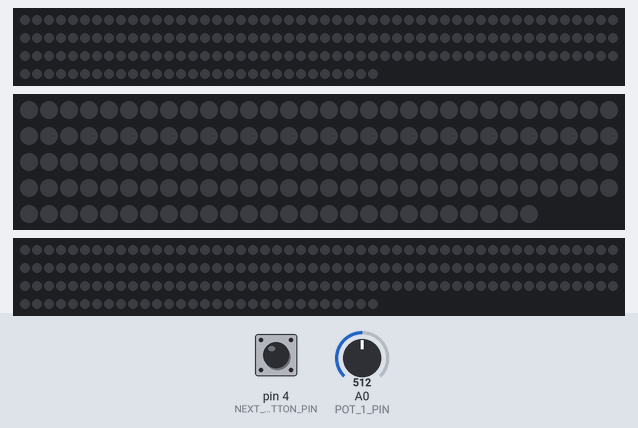
Simulated run of this sketch. Board: Arduino Uno, built with avr-gcc and run on an emulated ATmega328P. On the bench: 2 × 180 RGB LEDs in strip order, left to right, continuing on the next row, 146 RGB LEDs in strip order, left to right, continuing on the next row. Inputs (shaded band) come from the test bench; at power-on: pin 4 (NEXT_BUTTON_PIN) HIGH, A0 (POT_1_PIN) = 512. Dim RGB values are drawn brighter than linear; random numbers use the default seed unless the sketch sets one.

Above: at 1.2 s.
1.3 s: pin 4 (NEXT_BUTTON_PIN) pulled LOW for 0.15 s
At 2.7 s:
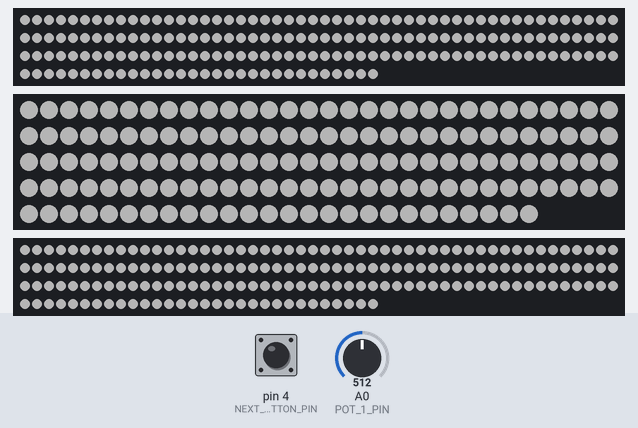
3.0 s: A0 (POT_1_PIN) set to 716
4.9 s: A0 (POT_1_PIN) set to 900
6.8 s: A0 (POT_1_PIN) set to 0
At 8.4 s:
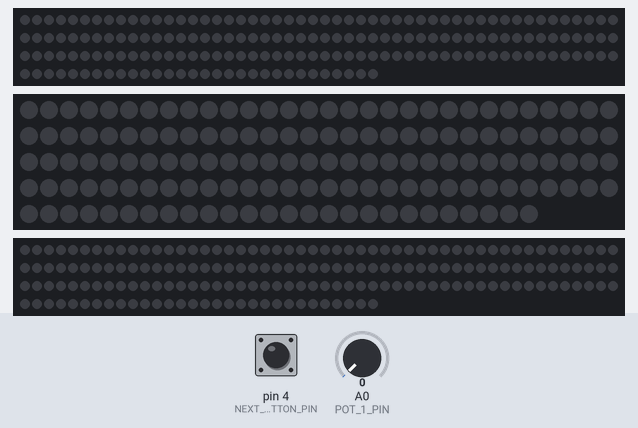
8.7 s: A0 (POT_1_PIN) set to 511
At 9.4 s:
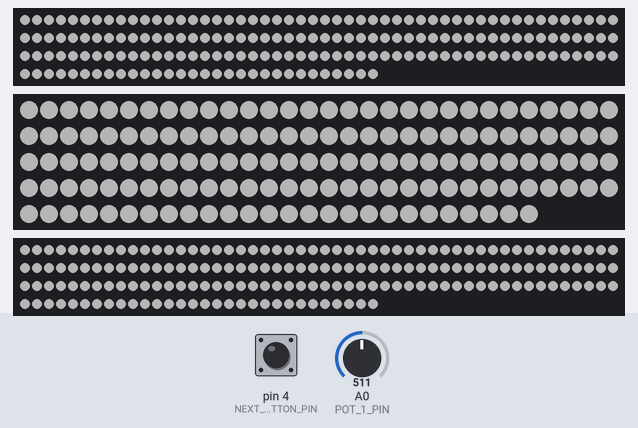
10.5 s: pin 4 (NEXT_BUTTON_PIN) pulsed LOW 2 times (0.12 s each, 0.3 s apart)
At 11.23 s:
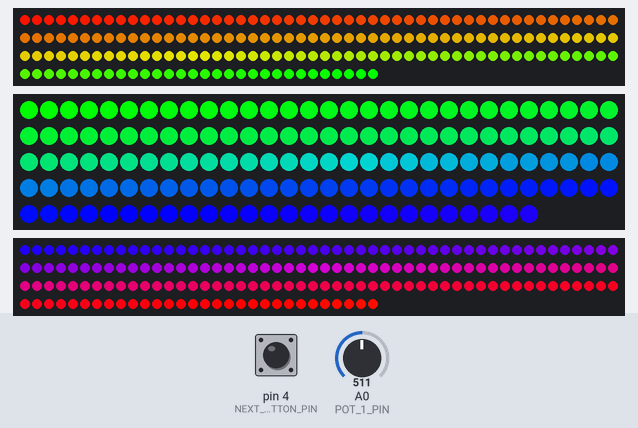
Timing chart, 0 to 13.5 s (numbered marks = the images above; inputs shaded):
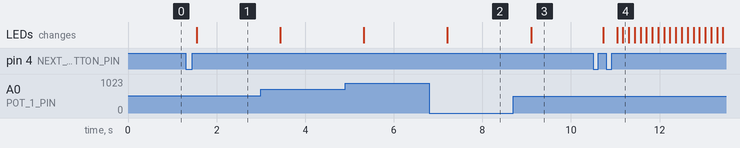

Measured:
- after the input at 1.3 s, the LEDs: change after 0.25 s (image 1)
- after the input at 6.8 s, the LEDs: change after 0.41 s (image 2)
- after the input at 8.7 s, the LEDs: change after 0.40 s (image 3)
- after the input at 10.5 s, the LEDs: first change after 0.23 s (image 4 shows a later state)

The sketch:

nato-lights.ino
```cpp
#include "src/common.h"
#include "src/lights.h"
#include "src/pattern.h"
#include "src/patterns/pattern_colors.h"
#include "src/patterns/pattern_fire.h"
#include "src/patterns/pattern_trains.h"
#include "src/patterns/pattern_white.h"

unsigned long debounce;
CRGB leds[LED_BUFFER_SIZE];
LightsControl Lights;
HardwareControl Hardware;

void show(unsigned char strip, unsigned short offset, unsigned short count) {
  for (signed short i = LED_COUNT - 1; i >= offset + count; i--) {
    leds[i + LED_BUFFER_PADDING] = leds[i];
  }

  for (signed short i = count - 1; i >= 0; i--) {
    for (unsigned char j = 0; j < LED_DUPLICATION; j++) {
      leds[i * LED_DUPLICATION + j + offset] = leds[i + offset];
    }
  }

  FastLED[strip].showLeds();

  for (unsigned short i = 0; i < count; i++) {
    leds[i + offset] = leds[i * LED_DUPLICATION + offset];
  }

  for (unsigned short i = offset + count; i < LED_COUNT; i++) {
    leds[i] = leds[i + LED_BUFFER_PADDING];
  }
}

void setup() {
#ifdef DEBUG
  Serial.begin(9600);
#endif

  FastLED.addLeds<LED_TYPE, LED_PIN_1>(leds, LED_OFFSET_1, LED_COUNT_1 * LED_DUPLICATION);
  FastLED.addLeds<LED_TYPE, LED_PIN_2>(leds, LED_OFFSET_2, LED_COUNT_2 * LED_DUPLICATION);
  FastLED.addLeds<LED_TYPE, LED_PIN_3>(leds, LED_OFFSET_3, LED_COUNT_3 * LED_DUPLICATION);
  Lights = LightsControl();
  Lights.addPattern<PatternWhite>();
  Lights.addPattern<PatternColors>();
  Lights.addPattern<PatternFire>();
  Lights.addPattern<PatternTrains>();
  Hardware = HardwareControl();
}

void loop() {
  Lights.step();
  show(0, LED_OFFSET_1, LED_COUNT_1);
  show(1, LED_OFFSET_2, LED_COUNT_2);
  show(2, LED_OFFSET_3, LED_COUNT_3);
  delay(1);

  if (Hardware.getNextButtonPressed()) {
    Lights.nextPattern();
  }
}
```

common.h
```cpp
#include <FastLED.h>

#include "hardware.h"
#include "../config.h"

#define LED_COUNT_MAX (LED_COUNT_1 >= LED_COUNT_2 && LED_COUNT >= LED_COUNT_3 ? LED_COUNT_1 : LED_COUNT_2 >= LED_COUNT_3 ? LED_COUNT_2 : LED_COUNT_3)
#define LED_COUNT (LED_COUNT_1 + LED_COUNT_2 + LED_COUNT_3)
#define LED_BUFFER_PADDING (LED_COUNT_MAX * (LED_DUPLICATION - 1))
#define LED_BUFFER_SIZE (LED_COUNT + LED_BUFFER_PADDING)
#define LED_OFFSET_1 0
#define LED_OFFSET_2 (LED_OFFSET_1 + LED_COUNT_1)
#define LED_OFFSET_3 (LED_OFFSET_2 + LED_COUNT_2)

extern CRGB leds[LED_BUFFER_SIZE];
extern HardwareControl Hardware;
```

hardware.cpp
```cpp
#include "common.h"

HardwareControl::HardwareControl() {
  debounce = 0;
  nextButtonState = HIGH;
  nextButtonStateDebounced = HIGH;
  pinMode(NEXT_BUTTON_PIN, INPUT);
}

bool HardwareControl::getNextButtonPressed() {
  unsigned char next_button_read = digitalRead(NEXT_BUTTON_PIN);
  bool pressed = false;

  if (next_button_read != nextButtonState) {
#ifdef DEBUG
    Serial.print(F("[Hardware] Button state: "));
    Serial.println(next_button_read);
#endif

    nextButtonState = next_button_read;
    debounce = millis();
  }

  if (millis() - debounce >= BUTTON_DEBOUNCE) {
    if (next_button_read != nextButtonStateDebounced) {
      nextButtonStateDebounced = next_button_read;

      if (nextButtonStateDebounced == HIGH) {
        pressed = true;
      }
    }
  }

  return pressed;
}

unsigned short HardwareControl::getPot1Value() {
  unsigned short value = analogRead(POT_1_PIN);

#ifdef DEBUG
  Serial.print(F("[Hardware] Potentiometer 1 value: "));
  Serial.println(value);
#endif

  return value;
}

unsigned short HardwareControl::getPot2Value() {
  unsigned short value = analogRead(POT_2_PIN);

#ifdef DEBUG
  Serial.print(F("[Hardware] Potentiometer 2 value: "));
  Serial.println(value);
#endif

  return value;
}
```

hardware.h
```cpp
#include "pattern.h"

class HardwareControl {
 public:
  HardwareControl();
  bool getNextButtonPressed();
  unsigned short getPot1Value();
  unsigned short getPot2Value();
 private:
  unsigned char nextButtonState;
  unsigned char nextButtonStateDebounced;
  unsigned long debounce;
};
```

lights.cpp
```cpp
#include "lights.h"

#include "common.h"

LightsControl::LightsControl() {
  patternFactory = NULL;
  pattern = NULL;
  steps = 0;
}

void LightsControl::nextPattern() {
  if (patternFactory) {
    if (!pattern) {
      on();
    } else {
      patternFactory = patternFactory->next;

#ifdef DEBUG
      Serial.print(F("[Lights] Next pattern: "));
      Serial.println((int)patternFactory);
#endif

      off();
    }
  }
}

void LightsControl::off() {
#ifdef DEBUG
  Serial.println(F("[Lights] Turning off."));
#endif

  delete pattern;
  pattern = NULL;
  steps = 0;

  for (unsigned short i = 0; i < LED_COUNT; i++) {
    leds[i] = CRGB::Black;
  }
}

void LightsControl::on() {
#ifdef DEBUG
  Serial.println(F("[Lights] Turning on."));
#endif

  pattern = patternFactory->getInstance();
  pattern->init();
}

void LightsControl::previousPattern() {
  if (patternFactory) {
    if (!pattern) {
      on();
    } else {
      patternFactory = patternFactory->previous;

#ifdef DEBUG
      Serial.print(F("[Lights] Previous pattern: "));
      Serial.println((int)patternFactory);
#endif

      off();
    }
  }
}

void LightsControl::step() {
  if (pattern) {
    if (!steps) {
      steps = pattern->step();
    }

    steps--;
  }
}
```

lights.h
```cpp
#include "pattern.h"

class LightsControl {
 public:
  LightsControl();
  template<class TPattern>
  void addPattern();
  void nextPattern();
  void off();
  void on();
  void previousPattern();
  void step();
 private:
  Pattern *pattern;
  Factory *patternFactory;
  unsigned char steps;
};

template<class TPattern>
void LightsControl::addPattern() {
  Factory *newFactory = (Factory *)new PatternFactory<TPattern>();

  if (!patternFactory) {
    patternFactory = newFactory;
  } else {
    newFactory->previous = patternFactory->previous;
    patternFactory->previous->next = newFactory;
  }

  newFactory->next = patternFactory;
  patternFactory->previous = newFactory;
}
```

pattern.h
```cpp
#pragma once

class Pattern {
 public:
  virtual void init() {}
  virtual unsigned char step() {}
  virtual ~Pattern() {}
};

class Factory {
 public:
  virtual Pattern *getInstance() = 0;
  Factory *next;
  Factory *previous;
};

template<class TPattern>
class PatternFactory : Factory {
  Pattern *getInstance();
  Factory *next;
  Factory *previous;
};

template<class TPattern>
Pattern *PatternFactory<TPattern>::getInstance() {
  return new TPattern();
}
```

pattern_colors.cpp
```cpp
#include "pattern_colors.h"

#include "../common.h"

void PatternColors::init() {
  offset = 0;
}

unsigned char PatternColors::step() {
  for (unsigned short i = 0; i < LED_COUNT; i++) {
    leds[i] = CHSV(map(i + offset, 0, LED_COUNT, 0, 255), 255, 255);
  }

  offset += map(Hardware.getPot1Value(), 0, POT_1_MAX, 0, COLORS_SPEED_MAX);

  if (offset >= LED_COUNT) {
    offset -= LED_COUNT;
  }

  return 5;
}
```

pattern_colors.h
```cpp
#include "../pattern.h"

#define COLORS_SPEED_MAX (LED_COUNT / 16)

class PatternColors : public Pattern {
 public:
  void init();
  unsigned char step();
 private:
  unsigned short offset;
};
```

pattern_fire.cpp
```cpp
#include "pattern_fire.h"

#include "../common.h"

void PatternFire::init() {
  for (unsigned short i = 0; i < LED_COUNT; i++) {
    leds[i].r = random8(FIRE_SCALE_MIN * 2, FIRE_SCALE_MAX * 2);
    leds[i].g = (leds[i].r - FIRE_G_R_OFFSET) / 2;
    leds[i].b = 0;
  }
}

unsigned char PatternFire::step() {
  unsigned char scale = map(Hardware.getPot1Value(), 0, POT_1_MAX, 0, random8(FIRE_SCALE_MIN, FIRE_SCALE_MAX));

  for (unsigned short i = 0; i < LED_COUNT; i++) {
    unsigned short j = random8(2) ? LED_COUNT - i - 1 : i;
    leds[j].r = qadd8((leds[(j - 2 + LED_COUNT) % LED_COUNT].r + leds[(j - 1 + LED_COUNT) % LED_COUNT].r * 2 + leds[j].r + leds[(j + 1) % LED_COUNT].r * 2 + leds[(j + 2) % LED_COUNT].r) * 4 / 29, scale / FIRE_SCALE_MIN);

    if (!random8(FIRE_SPAWN_FREQUENCY)) {
      leds[j].r = qadd8(leds[j].r, scale);
    }

    leds[j].g = qsub8(leds[j].r, FIRE_G_R_OFFSET) / 2;
  }

  return 5;
}
```

pattern_fire.h
```cpp
#include "../pattern.h"

#define FIRE_G_R_OFFSET 48
#define FIRE_SCALE_MIN 64
#define FIRE_SCALE_MAX 128
#define FIRE_SPAWN_FREQUENCY 128

class PatternFire : public Pattern {
 public:
  void init();
  unsigned char step();
};
```

pattern_trains.cpp
```cpp
#include "pattern_trains.h"

#include "../common.h"

void PatternTrains::init() {
  for (unsigned short i = 0; i < TRAINS_COUNT_MAX; i++) {
    trains[i].sign = random8(2);
    trains[i].acceleration = random8(2) ? -2 : 1;
    trains[i].speed = random8(0, TRAINS_SPEED_MAX);
    trains[i].position = map((i & 0b0001) << 3 | (i & 0b0010) << 1 | (i & 0b0100) >> 1 | (i & 0b1000) >> 3, 0, TRAINS_COUNT_MAX + 1, 0, LED_COUNT + 1);
  }

  cycle = 0;
}

unsigned char PatternTrains::step() {
  unsigned char count = map(Hardware.getPot1Value(), 0, POT_1_MAX + 1, 1, TRAINS_COUNT_MAX + 1);

  for (unsigned short i = 0; i < LED_COUNT; i++) {
    leds[i] = CRGB::Black;
  }

  for (unsigned short i = 0; i < count; i++) {
    for (unsigned char j = 0; j <= trains[i].speed * 4; j++) {
      unsigned short k = ((signed short)trains[i].position - j * (trains[i].sign ? -1 : 1) + LED_COUNT) % LED_COUNT;
      leds[k] += CHSV(map(i, 0, TRAINS_COUNT_MAX, 0, 255), 255, map(j, 0, trains[i].speed * 4, 255, 0));
      leds[k].r /= 2;
      leds[k].g /= 2;
      leds[k].b /= 2;
    }

    trains[i].position = (trains[i].position + trains[i].speed * (trains[i].sign ? -1 : 1) + LED_COUNT) % LED_COUNT;

    if (!cycle) {
      trains[i].speed -= trains[i].acceleration;

      if (!trains[i].speed) {
        trains[i].acceleration = !random8(0, TRAINS_ACCELERATION_CHANCE) ? -2 : 0;
      } else if (trains[i].speed >= TRAINS_SPEED_MAX) {
        trains[i].acceleration = !random8(0, TRAINS_DECELERATION_CHANCE);
      }
    }
  }

  cycle = (cycle - 1 + TRAINS_SPEED_CYCLE_COUNT) % TRAINS_SPEED_CYCLE_COUNT;
  return 5;
}
```

pattern_trains.h
```cpp
#include "../pattern.h"

#define TRAINS_ACCELERATION_CHANCE 2
#define TRAINS_COUNT_MAX 12
#define TRAINS_DECELERATION_CHANCE 4
#define TRAINS_SPEED_MAX 6
#define TRAINS_SPEED_CYCLE_COUNT 8

struct train {
  signed char sign : 1;
  signed char acceleration : 2;
  unsigned char speed : 3;
  unsigned short position : 10;
};

class PatternTrains : public Pattern {
 public:
  void init();
  unsigned char step();
 private:
  unsigned char cycle;
  struct train trains[TRAINS_COUNT_MAX];
};
```

pattern_white.cpp
```cpp
#include "pattern_white.h"

#include "../common.h"

void PatternWhite::init() {}

unsigned char PatternWhite::step() {
  unsigned char brightness = map(Hardware.getPot1Value(), 0, POT_1_MAX, 0, 255);

  for (unsigned short i = 0; i < LED_COUNT; i++) {
    leds[i] = CHSV(0, 0, brightness);
  }

  return 20;
}
```

pattern_white.h
```cpp
#include "../pattern.h"

class PatternWhite : public Pattern {
 public:
  void init();
  unsigned char step();
};
```

config.h
```cpp
//~ #define DEBUG

#define BUTTON_DEBOUNCE 50
#define LED_DUPLICATION 2
#define LED_PIN_1 3
#define LED_PIN_2 5
#define LED_PIN_3 6
#define LED_COUNT_1 90
#define LED_COUNT_2 73
#define LED_COUNT_3 90
#define LED_TYPE NEOPIXEL
#define NEXT_BUTTON_PIN 4
#define POT_1_MAX 1023
#define POT_2_MAX 1023
#define POT_1_PIN A0
#define POT_2_PIN A1
```
